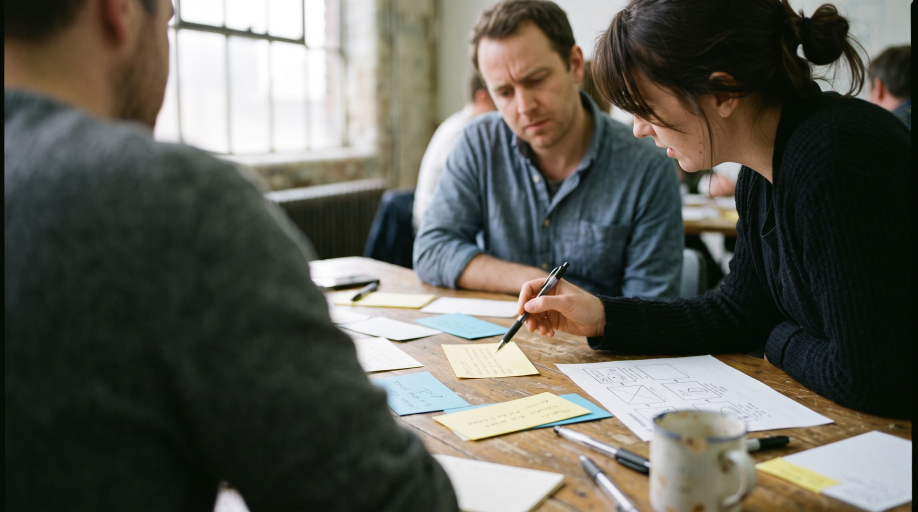
#> input picture brand/documentary-reference.webp, 2752 x 1536 px (shown at 1/3 size)
$ python -i images.py   (imports and definitions only)
#> lines starting #> are read from the running program, lines starting #| are printed output that depends on the picture
#> further down, picture is the input picture: PIL image 2752x1536 RGB; mean R, G, B 93.8, 93.4, 85
"""Turn one hero original into the site's image set.

Usage (from the project root):
    python3 scripts/images.py brand/originals/<slug>.png <slug> [--style documentary|risograph|screenshot]

Writes to public/images/articles/:
    <slug>.webp        2000px wide, the article hero (cropped to 3:2)
    <slug>-1200.webp   1200px wide, the hero on phones and tablets
    <slug>-card.webp   800px wide, for cards and lists (3:2)
    <slug>-og.jpg      1200x630, for social previews

Documentary images get the same light finish every time (a gentle warm grade, fine grain and
a faint vignette) so the set reads as one photographer's work. Other styles are only resized.
No watermarks: credits go in captions. Needs Pillow.
"""
import argparse
from pathlib import Path

from PIL import Image, ImageChops, ImageDraw, ImageEnhance, ImageFilter

OUT = Path('public/images/articles')


def crop_to(img, ratio):
    w, h = img.size
    if w / h > ratio:  # too wide
        nw = round(h * ratio)
        left = (w - nw) // 2
        return img.crop((left, 0, left + nw, h))
    nh = round(w / ratio)
    top = (h - nh) // 2
    return img.crop((0, top, w, top + nh))


def fit_width(img, width):
    if img.width <= width:
        return img.copy()
    return img.resize((width, round(img.height * width / img.width)), Image.LANCZOS)


def documentary_finish(img):
    # Warm grade: lift reds slightly, pull blues, soften saturation a touch
    r, g, b = img.split()
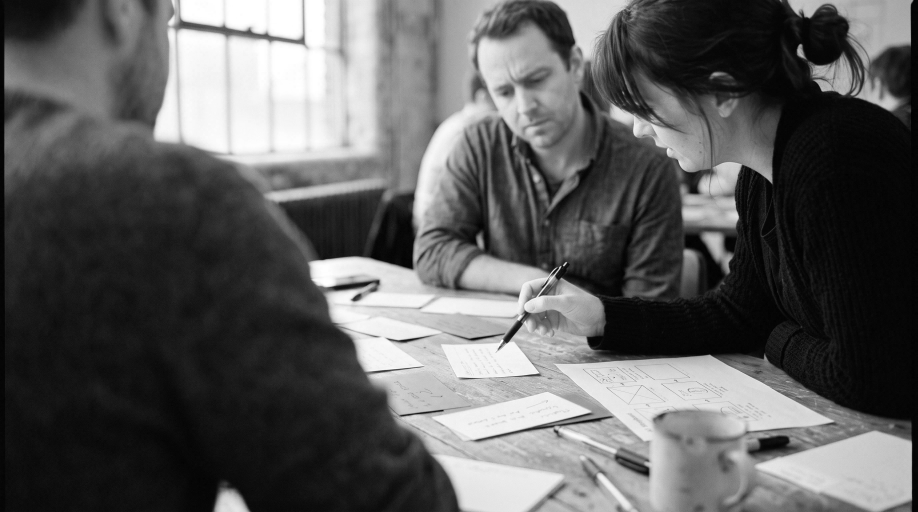
#> r: PIL image 2752x1536 L (shown at 1/3 size); min 0, max 255, mean 93.8
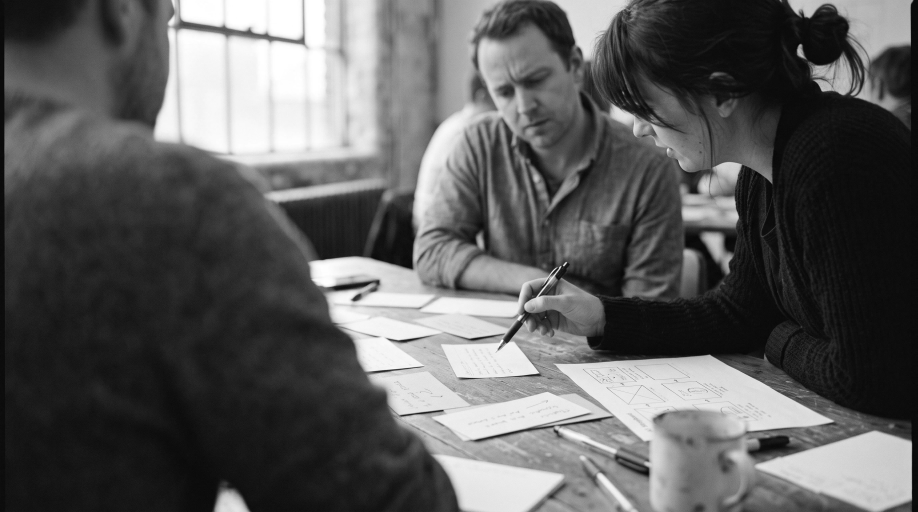
#> g: PIL image 2752x1536 L (shown at 1/3 size); min 0, max 255, mean 93.4
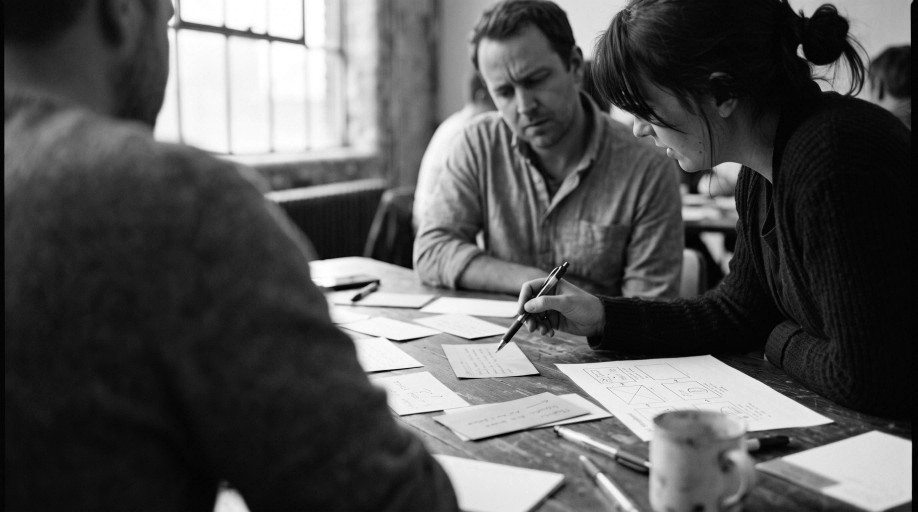
#> b: PIL image 2752x1536 L (shown at 1/3 size); min 0, max 255, mean 85
    r = r.point(lambda v: min(255, round(v * 1.03 + 2)))
    b = b.point(lambda v: round(v * 0.96))
    img = Image.merge('RGB', (r, g, b))
    img = ImageEnhance.Color(img).enhance(0.94)

    # Fine monochrome grain
    noise = Image.effect_noise(img.size, 18).filter(ImageFilter.GaussianBlur(0.35))
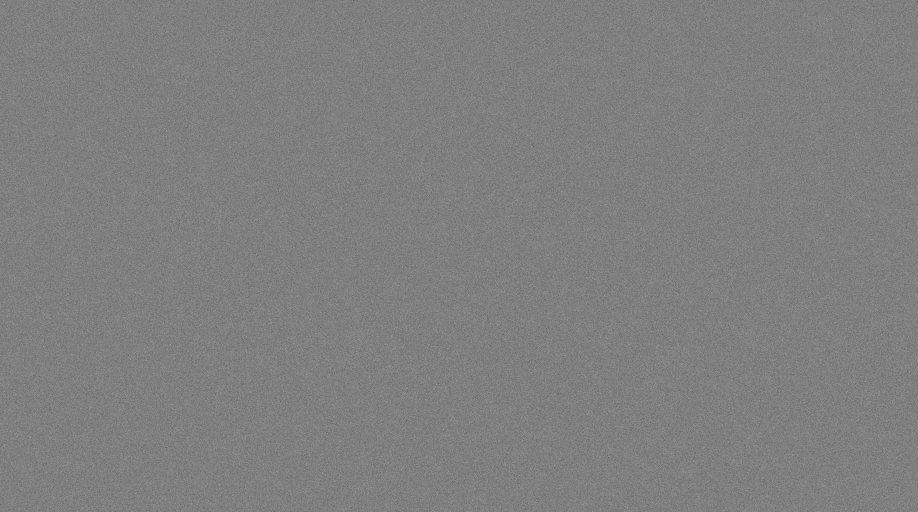
#> noise: PIL image 2752x1536 L (shown at 1/3 size); min 53, max 195, mean 127.5
    noise = noise.point(lambda v: round(128 + (v - 128) * 0.55))
    img = ImageChops.overlay(img, Image.merge('RGB', (noise, noise, noise)))

    # Faint vignette (about 2%)
    w, h = img.size
#> w = 2752; h = 1536
    mask = Image.new('L', (w, h), 0)
#> mask: PIL image 2752x1536 L; every value is 0
    d = ImageDraw.Draw(mask)
    d.ellipse((-w * 0.15, -h * 0.2, w * 1.15, h * 1.2), fill=255)
    mask = mask.filter(ImageFilter.GaussianBlur(min(w, h) * 0.12))
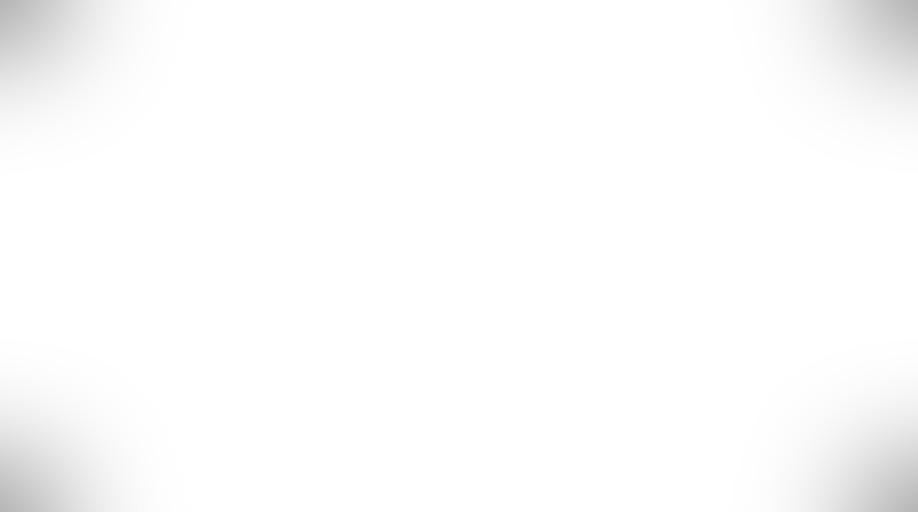
#> mask: PIL image 2752x1536 L (shown at 1/3 size); min 181, max 255, mean 251.9
    dark = ImageEnhance.Brightness(img).enhance(0.88)
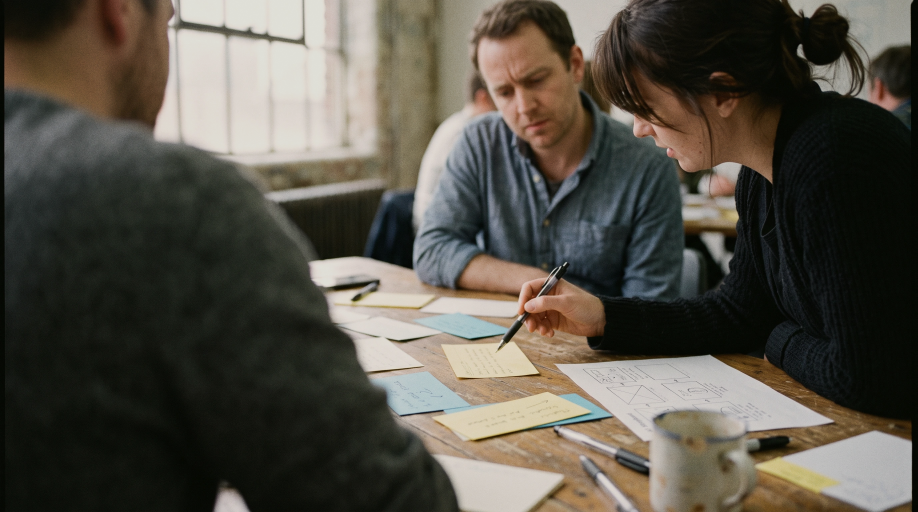
#> dark: PIL image 2752x1536 RGB (shown at 1/3 size); mean R, G, B 85.5, 81.2, 71.5
    return Image.composite(img, dark, mask)


def main():
    ap = argparse.ArgumentParser()
    ap.add_argument('source')
    ap.add_argument('slug')
    ap.add_argument('--style', default='documentary', choices=['documentary', 'risograph', 'screenshot'])
    args = ap.parse_args()

    OUT.mkdir(parents=True, exist_ok=True)
    src = Image.open(args.source).convert('RGB')
    hero = crop_to(src, 3 / 2)
    if args.style == 'documentary':
        hero = documentary_finish(hero)

    fit_width(hero, 2000).save(OUT / f'{args.slug}.webp', quality=80, method=6)
    fit_width(hero, 1200).save(OUT / f'{args.slug}-1200.webp', quality=78, method=6)
    fit_width(hero, 800).save(OUT / f'{args.slug}-card.webp', quality=78, method=6)
    crop_to(hero, 1200 / 630).resize((1200, 630), Image.LANCZOS).save(OUT / f'{args.slug}-og.jpg', quality=82, optimize=True, progressive=True)
    print(f'Wrote {OUT}/{args.slug}.webp, -1200.webp, -card.webp, -og.jpg')


# [2 lines not run here, left out]

>>> from PIL import Image
>>> picture = Image.open('../brand/documentary-reference.webp')
>>> result = documentary_finish(picture)
